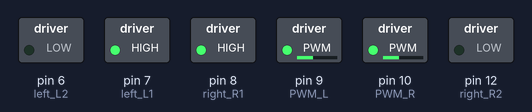
Bench run of a sketch on a simulated Arduino Uno, built with avr-gcc and run on an emulated ATmega328P. Shown: switched loads named in the sketch (green lamp = pin HIGH).

Above: at 0.1 s.
Timing chart, 0 to 1.6 s (numbered marks = the images above):
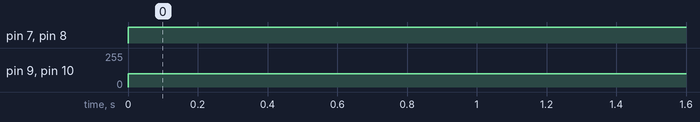

The sketch:

02_TB6612_motor.ino
```cpp
//TB6612 pins
const int right_R1=8;
const int right_R2=12;
const int PWM_R=10;
const int left_L1=7;
const int left_L2=6;
const int PWM_L=9;

void setup()
{
  Serial.begin(9600);          //set the baud rate to 9600

  pinMode(right_R1,OUTPUT);     // set all TB6612pins to OUTPUT
  pinMode(right_R2,OUTPUT);
  pinMode(PWM_R,OUTPUT);
  pinMode(left_L1,OUTPUT);
  pinMode(left_L2,OUTPUT);
  pinMode(PWM_L,OUTPUT);
}

void loop()
{
  // two motors turn forward
  digitalWrite(right_R1,HIGH);
  digitalWrite(right_R2,LOW);
  digitalWrite(left_L1,HIGH);
  digitalWrite(left_L2,LOW);
  analogWrite(PWM_R,100);   // write into PWM value 0~255（speed）
  analogWrite(PWM_L,100);
}
```

Measured:
- by itself, pin 7 (left_L1), pin 8 (right_R1): LOW → HIGH at 0.00 s
- by itself, pin 9 (PWM_L), pin 10 (PWM_R): 0/255 → 100/255 at 0.00 s
